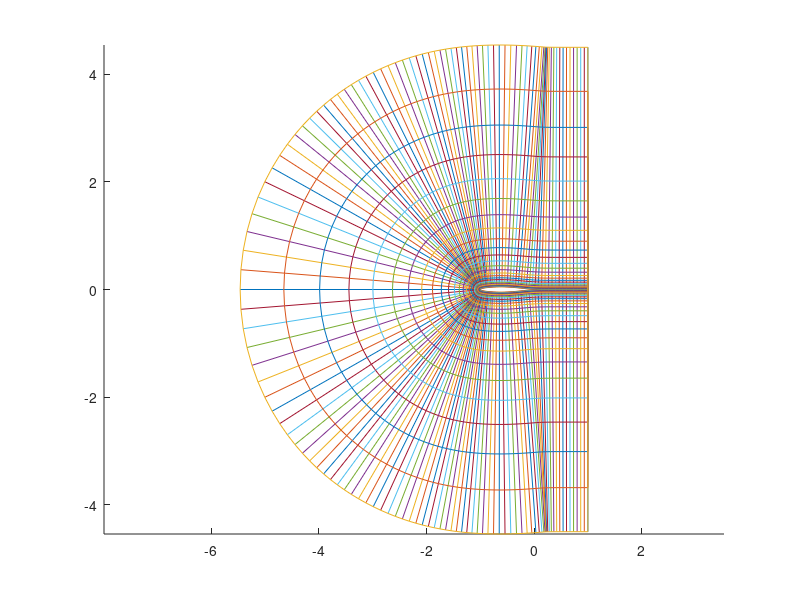

MATLAB code for this plot:
function Cmesh

ns = 15; % pocet elementu symetrie
n2 = 30;

% data = NACA(np);
data = load('NACA64A010.txt');
I = size(data,1):-1:2;
data = data(I,:);
np = size(data,1)/2;
n1 = 2*np + 2*ns;
X = zeros(n1+1,n2);
Y = zeros(n1+1,n2);
xs1 = linspace(1,0,ns+1)';
xs2 = linspace(0,1,ns+1)';

% spodni stena
X(:,1) = [xs1;data(2:2*np,1)-1;xs2];
Y(:,1) = [zeros(ns+1,1);data(2:2*np,2);zeros(ns+1,1)];

[X,Y] = Hyp_gen2(X,Y);

[n1,n2] = size(X);
PX = zeros(n1*n2,1);
PY = zeros(n1*n2,1);
Ip = zeros(n1,n2);
k = 1;
for i = 1:n1
    for j = 1:n2
        PX(k) = X(i,j);
        PY(k) = Y(i,j);
        Ip(i,j) = k;
        k = k + 1; 
    end
end

k = 1;
TP = zeros((n1-1)*(n2-1),4);
for i = 1:n1-1
    for j = 1:n2-1
        TP(k,:) = [Ip(i,j),Ip(i+1,j),Ip(i+1,j+1),Ip(i,j+1)];
        k = k + 1; 
    end
end

P = [PX,PY];
Q = TP;

save 'P' P
save 'Q' Q

figure;
hold on;
for i = 1:n1
    plot(X(i,:),Y(i,:));
end
for j = 1:n2
    plot([X(:,j);X(1,j)],[Y(:,j);Y(1,j)]);
end
axis equal;

%__________________________________________________________________________
function [Xp,Yp] = Hyp_gen2(X,Y)
n1 = length(X(:,1));
n2 = length(X(1,:));
K = 30;
lambda = 6;

de = 1/n1;
dn = 1/n2;

a = 0.5;
for j = 1:n2-1
    for i = 2:n1-1
        dx = (X(i+1,j)-X(i-1,j))/(2*de);
        dy = (Y(i+1,j)-Y(i-1,j))/(2*de);
        
        g11 = dx.^2 + dy.^2;
        
        V = K*sqrt(g11)*exp(-lambda*(1-j/n2));

        X(i,j+1) =  a*X(i,j) + (1-a)/2*(X(i+1,j) + X(i-1,j)) - dn*(V/g11)*dy;
        Y(i,j+1) =  a*Y(i,j) + (1-a)/2*(Y(i+1,j) + Y(i-1,j)) + dn*(V/g11)*dx;
    end
    g11 = (((X(2,j)-X(1,j))/de).^2 + ((Y(2,j)-Y(1,j))/de).^2);
    V = K*sqrt(g11)*exp(-lambda*(1-j/n2));
    X(1,j+1) = X(1,j) - dn*(V/g11)*(Y(2,j) - Y(1,j))/de;
    Y(1,j+1) = Y(1,j) + dn*(V/g11)*(X(2,j) - X(1,j))/de;
        
    g11 = (((X(n1,j)-X(n1-1,j))/de).^2 + ((Y(n1,j)-Y(n1-1,j))/de).^2);
    V = K*sqrt(g11)*exp(-lambda*(1-j/n2));
    X(n1,j+1) = X(n1,j) - dn*(V/g11)*(Y(n1,j) - Y(n1-1,j))/de;
    Y(n1,j+1) = Y(n1,j) + dn*(V/g11)*(X(n1,j) - X(n1-1,j))/de;
end

Xp = X;
Yp = Y;

function [Xp,Yp] = AlgebGen(X,Y)
n1 = length(X(:,1));
n2 = length(X(1,:));
F = zeros(n1,1);
N = zeros(n2,1);

for i = 1:n1
    F(i) = (i-1)/(n1-1);
end

for j = 1:n2
    N(j) = (j-1)/(n2-1);
end

Xp = zeros(n1,n2);
Yp = zeros(n1,n2);

for i = 1:n1
    for j = 1:n2
        Xp(i,j) = (1-F(i))*X(1,j)+F(i)*X(n1,j)+(1-N(j))*X(i,1)+N(j)*X(i,n2)-(1-F(i))*(1-N(j))*X(1,1)-F(i)*(1-N(j))*X(n1,1)-(1-F(i))*N(j)*X(1,n2)-F(i)*N(j)*X(n1,n2);
        Yp(i,j) = (1-F(i))*Y(1,j)+F(i)*Y(n1,j)+(1-N(j))*Y(i,1)+N(j)*Y(i,n2)-(1-F(i))*(1-N(j))*Y(1,1)-F(i)*(1-N(j))*Y(n1,1)-(1-F(i))*N(j)*Y(1,n2)-F(i)*N(j)*Y(n1,n2);
    end
end

function [Xp,Yp] = ElipticGen(X,Y)
Xp = X;
Yp = Y;
n1 = length(X(:,1));
n2 = length(X(1,:));
g11 = zeros(n1,n2);
g22 = zeros(n1,n2);
g12 = zeros(n1,n2);
xtemp = zeros(n1,n2);
ytemp = zeros(n1,n2);

[X,Y] = AlgebGen(X,Y);
I = 2:n1-1;
J = 2:n2-1;
n = 300;
for op = 1:n
    g11(I,J) = ((X(I+1,J)-X(I-1,J)).^2 + (Y(I+1,J)-Y(I-1,J)).^2)/4;
    g22(I,J) = ((X(I,J+1)-X(I,J-1)).^2 + (Y(I,J+1)-Y(I,J-1)).^2)/4;
    g12(I,J) = ((X(I+1,J)-X(I-1,J)).*(X(I,J+1)-X(I,J-1)) + (Y(I+1,J)-Y(I-1,J)).*(Y(I,J+1)-Y(I,J-1)))/4;
    
    xtemp(I,J) = 1./(2*(g11(I,J)+g22(I,J))).*(g22(I,J).*X(I+1,J)-0.5*g12(I,J).*X(I+1,J+1)+0.5*g12(I,J).*X(I+1,J-1)+g11(I,J).*X(I,J+1)+g11(I,J).*X(I,J-1)+g22(I,J).*X(I-1,J)-0.5*g12(I,J).*X(I-1,J-1)+0.5*g12(I,J).*X(I-1,J+1));
    ytemp(I,J) = 1./(2*(g11(I,J)+g22(I,J))).*(g22(I,J).*Y(I+1,J)-0.5*g12(I,J).*Y(I+1,J+1)+0.5*g12(I,J).*Y(I+1,J-1)+g11(I,J).*Y(I,J+1)+g11(I,J).*Y(I,J-1)+g22(I,J).*Y(I-1,J)-0.5*g12(I,J).*Y(I-1,J-1)+0.5*g12(I,J).*Y(I-1,J+1));
    
    err = sum(sum((X(I,J)-xtemp(I,J)).^2 + (Y(I,J)-ytemp(I,J)).^2));
    
    X(I,J) = xtemp(I,J);
    Y(I,J) = ytemp(I,J);
end
Xp = X;
Yp = Y;
